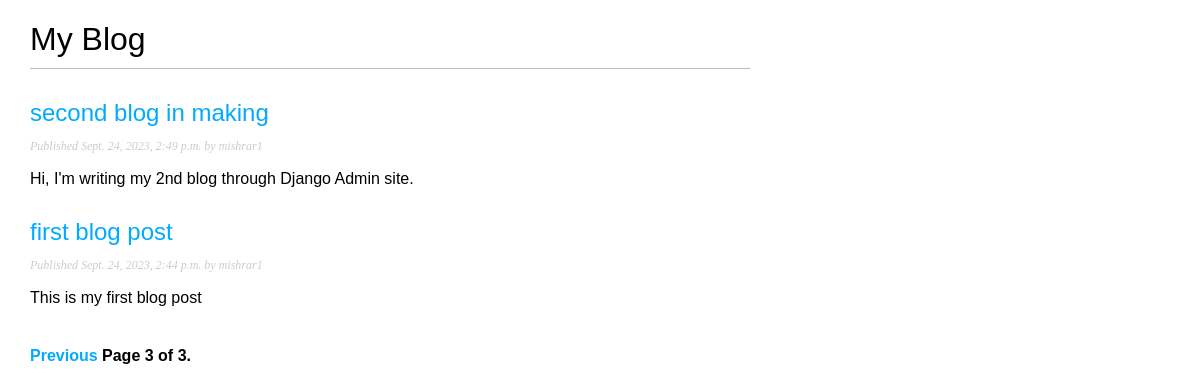
Page /blog/?page=3 on the committed database.
### blog/models.py (models this page shows, shortened)
class Post(models.Model):
    class Status(models.TextChoices):
        DRAFT = "draft", "Draft"
        PUBLISHED = "published", "Published"
    title = models.CharField(max_length=250)
    slug = models.SlugField(max_length=250, unique_for_date="published")
    body = models.TextField()
    created = models.DateTimeField(auto_now_add=True)
    published = models.DateTimeField(default=timezone.now)
    updated = models.DateTimeField(auto_now=True)
    status = models.CharField(
        max_length=10, choices=Status.choices, default=Status.DRAFT
    )
    author = models.ForeignKey(
        User, on_delete=models.CASCADE, related_name="blog_posts"
    )
    objects = models.Manager()
    published_manager = PublishedManager()
    class Meta:
        ordering = ["-published"]
        indexes = [
            models.Index(fields=["-published"], name="published_idx"),
        ]
    def get_absolute_url(self):
        return reverse(
            "blog:post_detail",
            args=[
                self.published.year,
                self.published.month,
                self.published.day,
                self.slug,
            ],
        )

### blog/views.py (the view)
# urls.py: path("", views.PostListView.as_view(), name="blog_list"),
class PostListView(ListView):
    queryset = Post.published_manager.all()
    context_object_name = "posts"
    paginate_by = 2
    template_name = "blog/post/list.html"

### templates/blog/post/list.html (shortened to what this page needs)
{% extends "blog/base.html" %}
{% block content %}
<h1>My Blog</h1>
{% for post in posts %}
<h2>
   <a href="{{ post.get_absolute_url }}">
       {{ post.title }} </a>
</h2>
<p class="date">
    Published {{ post.published }} by {{ post.author }}
</p>
{{ post.body | truncatewords:30 | linebreaks }}
{% endfor %}
{% include "blog/pagination.html" with page=page_obj %}
{% endblock %}

### static/css/blog.css (style rules this page uses)
body { margin:0; padding:0; font-family:helvetica, sans-serif; }
a { color:#00abff; text-decoration:none; }
h1 { font-weight:normal; border-bottom:1px solid #bbb; padding:0 0 10px 0; }
h2 { font-weight:normal; margin:30px 0 0; }
p.date { color:#ccc; font-family: georgia, serif; font-size: 12px; font-style: italic; }

### rows in the picture
Post: title "second blog in making", published "Sept. 24, 2023, 2:49 p.m.", author "mishrar1", body "Hi, I'm writing my 2nd blog through Django Admin site."
Post: title "first blog post", published "Sept. 24, 2023, 2:44 p.m.", author "mishrar1", body "This is my first blog post"

### other values in the picture
{{ page.number }} "3"
{{ page.paginator.num_pages }} "3"
